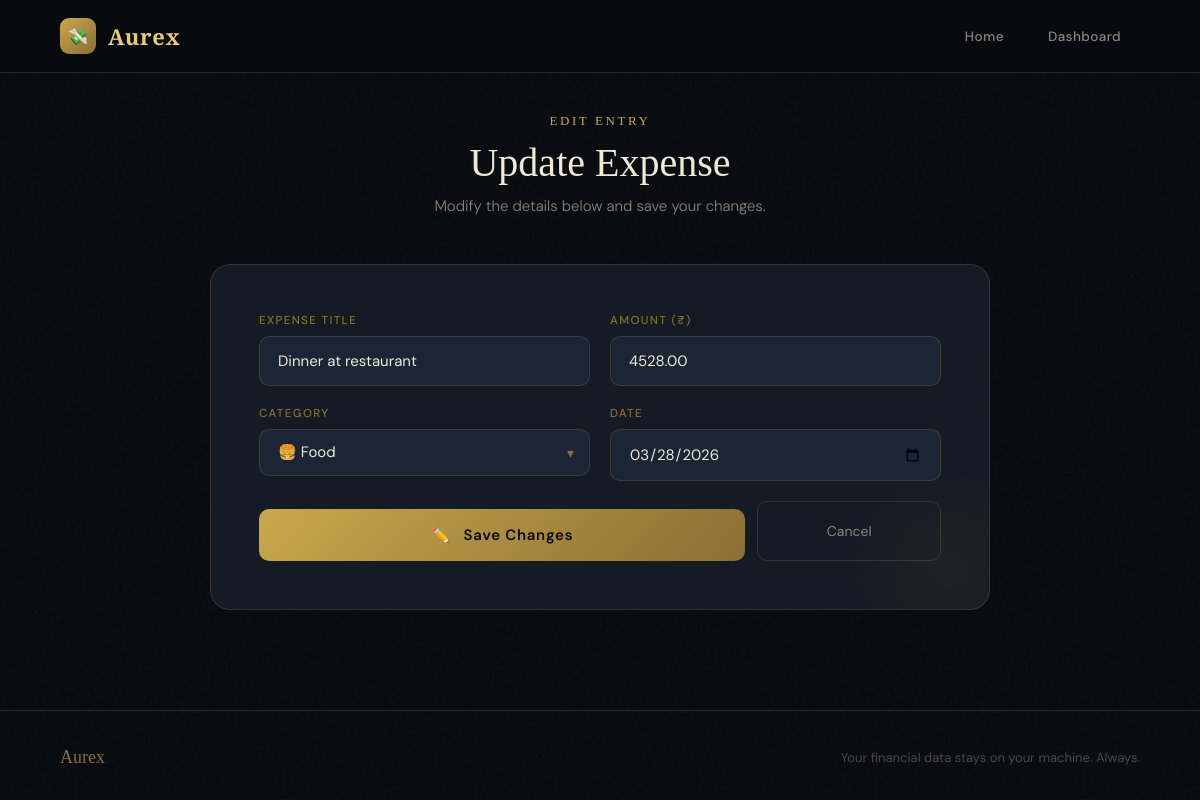
Page /edit.php?id=2 on the committed database.
### tables this page shows
CREATE TABLE `expenses` (
  `id` int(11) NOT NULL,
  `title` varchar(100) DEFAULT NULL,
  `amount` decimal(10,2) DEFAULT NULL,
  `category` varchar(50) DEFAULT NULL,
  `date` date DEFAULT NULL,
  `category_id` int(11) DEFAULT NULL
);

### edit.php (the view, shortened to what this page needs)
<!DOCTYPE html>
<html lang="en">
<head>
  <link rel="stylesheet" href="style.css"/>
</head>
<body>
<?php
$conn = new mysqli("localhost", "root", "", "expense_tracker");
$id = intval($_GET['id'] ?? 0);
$stmt = $conn->prepare("SELECT * FROM expenses WHERE id = ?");
$stmt->bind_param("i", $id);
$stmt->execute();
$expense = $stmt->get_result()->fetch_assoc();
?>
<nav class="navbar">
  <a href="index.php" class="navbar-brand">
    <div class="navbar-logo">💸</div>
    <span class="navbar-title">Aurex</span>
  </a>
  <div class="navbar-links">
    <a href="index.php">Home</a>
    <a href="view.php">Dashboard</a>
  </div>
</nav>
<section class="form-section">
  <div class="form-header">
    <div class="section-title">Edit Entry</div>
    <h2>Update Expense</h2>
    <p>Modify the details below and save your changes.</p>
  </div>
  <div class="form-card">
    <form action="update.php" method="POST">
      <div class="form-row">
        <div class="form-group">
          <label for="title">Expense Title</label>
          <input type="text" id="title" name="title"
                 value="<?= htmlspecialchars($expense['title']) ?>" required/>
        </div>
        <div class="form-group">
          <label for="amount">Amount (₹)</label>
          <input type="number" id="amount" name="amount"
                 value="<?= $expense['amount'] ?>" required/>
        </div>
      </div>
      <div class="form-row">
        <div class="form-group">
          <label for="category">Category</label>
          <div class="select-wrapper">
            <select id="category" name="category">
              <?php
              $cats = ['Food'=>'🍔','Travel'=>'✈️','Shopping'=>'🛍️','Education'=>'📚'];
              foreach ($cats as $cat => $icon):
              ?>
                <option value="<?= $cat ?>" <?= $expense['category']===$cat?'selected':'' ?>>
                  <?= $icon ?> <?= $cat ?>
                </option>
              <?php endforeach; ?>
            </select>
          </div>
        </div>
        <div class="form-group">
          <label for="date">Date</label>
          <input type="date" id="date" name="date"
                 value="<?= $expense['date'] ?>" required/>
        </div>
      </div>
      <div style="display:flex; gap:12px;">
        <button type="submit" class="submit-btn" style="flex:1;">
          <span>✏️ &nbsp; Save Changes</span>
        </button>
        <a href="view.php" style="
          flex:0.4; display:flex; align-items:center; justify-content:center;
          border:1px solid var(--border); border-radius:10px;
          color:var(--text-dim); text-decoration:none; font-size:14px;
          transition: all 0.2s;
        " onmouseover="this.style.borderColor='var(--border-bright)'"
           onmouseout="this.style.borderColor='var(--border)'">
          Cancel
        </a>
      </div>
    </form>
  </div>
</section>
<footer class="footer">
  <div class="footer-brand">Aurex</div>
  <div class="footer-text">Your financial data stays on your machine. Always.</div>
</footer>
</body>
</html>

### style.css (style rules this page uses)
:root { --gold: #c9a84c; --gold-light: #e8c97a; --gold-dim: #8b6e34; --obsidian: #080b10; --surface: #0e1219; --surface-2: #141b24; --surface-3: #1c2535; --border: rgba(201, 168, 76, 0.18); --border-bright: rgba(201, 168, 76, 0.45); --text: #f0ead6; --text-dim: #8a8578; --text-muted: #4a4740; --danger: #e05252; --success: #4caf82; --radius: 14px; }
*, *::before, *::after { box-sizing: border-box; margin: 0; padding: 0; }
html { scroll-behavior: smooth; }
body { font-family: 'DM Sans', sans-serif; background: var(--obsidian); color: var(--text); min-height: 100vh; overflow-x: hidden; }
body::before { content: ''; position: fixed; inset: 0; pointer-events: none; z-index: 0; opacity: 0.6; }
.navbar { position: sticky; top: 0; z-index: 100; display: flex; align-items: center; justify-content: space-between; padding: 18px 60px; background: rgba(8, 11, 16, 0.85); backdrop-filter: blur(20px); border-bottom: 1px solid var(--border); }
.navbar-brand { display: flex; align-items: center; gap: 12px; text-decoration: none; }
.navbar-logo { width: 36px; height: 36px; background: linear-gradient(135deg, var(--gold), var(--gold-dim)); border-radius: 9px; display: flex; align-items: center; justify-content: center; font-size: 16px; }
.navbar-title { font-family: 'Cormorant Garamond', serif; font-size: 22px; font-weight: 600; color: var(--gold-light); letter-spacing: 0.03em; }
.navbar-links { display: flex; align-items: center; gap: 6px; }
.navbar-links a { color: var(--text-dim); text-decoration: none; font-size: 13.5px; font-weight: 500; padding: 8px 18px; border-radius: 8px; border: 1px solid transparent; letter-spacing: 0.03em; transition: all 0.25s ease; }
.section-title { font-family: 'Playfair Display', serif; font-size: 13px; letter-spacing: 0.2em; text-transform: uppercase; color: var(--gold); margin-bottom: 8px; }
.form-section { padding: 40px 60px 100px; max-width: 900px; margin: 0 auto; }
.form-header { text-align: center; margin-bottom: 48px; }
.form-header h2 { font-family: 'Cormorant Garamond', serif; font-size: 40px; font-weight: 500; color: var(--text); margin-top: 10px; }
.form-header p { color: var(--text-dim); font-size: 15px; margin-top: 10px; font-weight: 300; }
.form-card { background: var(--surface-2); border: 1px solid var(--border); border-radius: 20px; padding: 48px; position: relative; overflow: hidden; }
.form-card::after { content: ''; position: absolute; bottom: -60px; right: -60px; width: 200px; height: 200px; background: radial-gradient(circle, rgba(201,168,76,0.06), transparent 70%); pointer-events: none; }
.form-row { display: grid; grid-template-columns: 1fr 1fr; gap: 20px; }
.form-group { display: flex; flex-direction: column; gap: 8px; margin-bottom: 20px; }
.form-group label { font-size: 11.5px; font-weight: 500; letter-spacing: 0.12em; text-transform: uppercase; color: var(--gold-dim); }
.form-group input, .form-group select { width: 100%; padding: 14px 18px; background: var(--surface-3); border: 1px solid var(--border); border-radius: 10px; color: var(--text); font-family: 'DM Sans', sans-serif; font-size: 15px; outline: none; transition: border-color 0.25s, box-shadow 0.25s; appearance: none; }
.form-group input::placeholder { color: var(--text-muted); }
.form-group select option { background: var(--surface-3); }
.select-wrapper { position: relative; }
.select-wrapper::after { content: '▾'; position: absolute; right: 16px; top: 50%; transform: translateY(-50%); color: var(--gold-dim); pointer-events: none; font-size: 14px; }
.submit-btn { width: 100%; padding: 16px; background: linear-gradient(135deg, var(--gold) 0%, var(--gold-dim) 100%); border: none; border-radius: 10px; color: var(--obsidian); font-family: 'DM Sans', sans-serif; font-size: 15px; font-weight: 600; letter-spacing: 0.05em; cursor: pointer; transition: all 0.3s ease; margin-top: 8px; position: relative; overflow: hidden; }
.submit-btn::before { content: ''; position: absolute; inset: 0; background: linear-gradient(135deg, var(--gold-light), var(--gold)); opacity: 0; transition: opacity 0.3s; }
.submit-btn span { position: relative; z-index: 1; }
.footer { border-top: 1px solid var(--border); padding: 36px 60px; display: flex; align-items: center; justify-content: space-between; }
.footer-brand { font-family: 'Cormorant Garamond', serif; font-size: 18px; color: var(--gold-dim); }
.footer-text { font-size: 13px; color: var(--text-muted); }

### rows in the picture
expenses: title "Dinner at restaurant", amount "4528.00", category "🍔 Food", date "03/28/2026"
